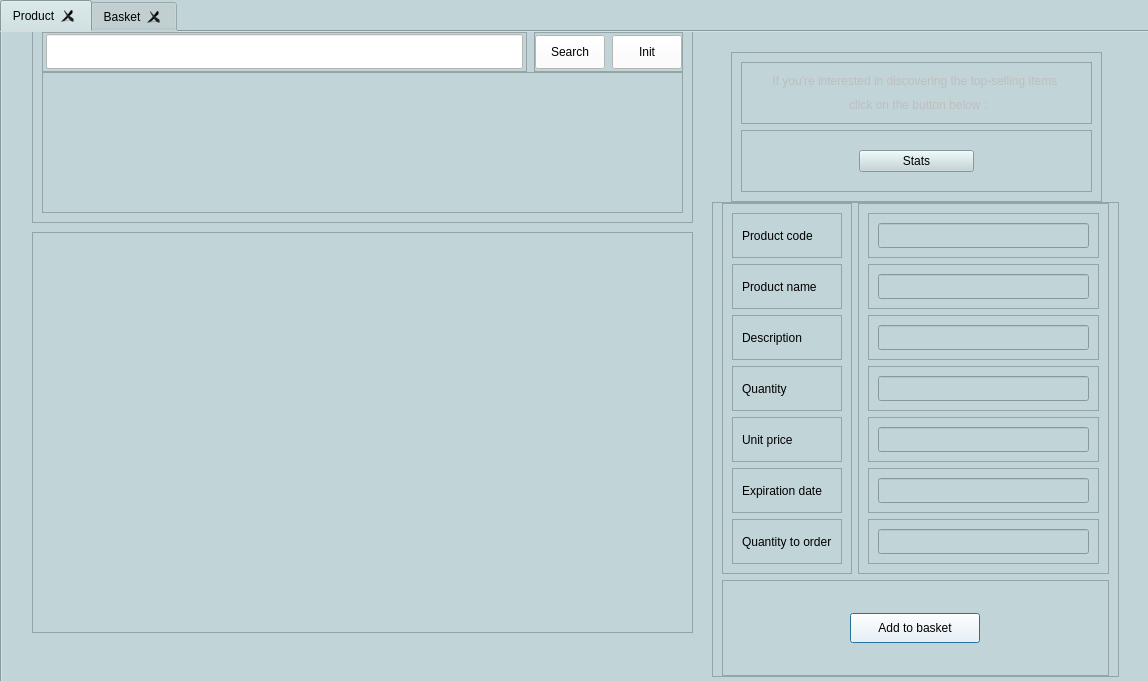
<?xml version="1.0" encoding="UTF-8"?>
<ui version="4.0">
 <class>UserDialog</class>
 <widget class="QDialog" name="UserDialog">
  <property name="geometry">
   <rect>
    <x>0</x>
    <y>0</y>
    <width>1148</width>
    <height>681</height>
   </rect>
  </property>
  <property name="windowTitle">
   <string>Dialog</string>
  </property>
  <property name="styleSheet">
   <string notr="true">background-color: #c1d4d7</string>
  </property>
  <widget class="QTabWidget" name="tabWidget">
   <property name="geometry">
    <rect>
     <x>0</x>
     <y>0</y>
     <width>1151</width>
     <height>691</height>
    </rect>
   </property>
   <property name="tabShape">
    <enum>QTabWidget::Rounded</enum>
   </property>
   <property name="currentIndex">
    <number>0</number>
   </property>
   <property name="iconSize">
    <size>
     <width>30</width>
     <height>30</height>
    </size>
   </property>
   <property name="tabsClosable">
    <bool>true</bool>
   </property>
   <widget class="QWidget" name="Produit">
    <attribute name="title">
     <string>Product</string>
    </attribute>
    <widget class="QTableView" name="tableView">
     <property name="geometry">
      <rect>
       <x>30</x>
       <y>200</y>
       <width>661</width>
       <height>401</height>
      </rect>
     </property>
    </widget>
    <widget class="QFrame" name="frame_9">
     <property name="geometry">
      <rect>
       <x>710</x>
       <y>170</y>
       <width>407</width>
       <height>475</height>
      </rect>
     </property>
     <property name="frameShape">
      <enum>QFrame::StyledPanel</enum>
     </property>
     <property name="frameShadow">
      <enum>QFrame::Raised</enum>
     </property>
     <layout class="QVBoxLayout" name="verticalLayout">
      <property name="topMargin">
       <number>0</number>
      </property>
      <property name="bottomMargin">
       <number>0</number>
      </property>
      <item>
       <layout class="QHBoxLayout" name="horizontalLayout">
        <item>
         <widget class="QFrame" name="frame_10">
          <property name="frameShape">
           <enum>QFrame::StyledPanel</enum>
          </property>
          <property name="frameShadow">
           <enum>QFrame::Raised</enum>
          </property>
          <layout class="QVBoxLayout" name="verticalLayout_7">
           <item>
            <layout class="QVBoxLayout" name="verticalLayout_6">
             <item>
              <widget class="QFrame" name="frame_18">
               <property name="frameShape">
                <enum>QFrame::StyledPanel</enum>
               </property>
               <property name="frameShadow">
                <enum>QFrame::Raised</enum>
               </property>
               <layout class="QHBoxLayout" name="horizontalLayout_2">
                <item>
                 <widget class="QLabel" name="label_2">
                  <property name="text">
                   <string>Product code</string>
                  </property>
                 </widget>
                </item>
               </layout>
              </widget>
             </item>
             <item>
              <widget class="QFrame" name="frame_17">
               <property name="frameShape">
                <enum>QFrame::StyledPanel</enum>
               </property>
               <property name="frameShadow">
                <enum>QFrame::Raised</enum>
               </property>
               <layout class="QHBoxLayout" name="horizontalLayout_3">
                <item>
                 <widget class="QLabel" name="label_4">
                  <property name="text">
                   <string>Product name</string>
                  </property>
                 </widget>
                </item>
               </layout>
              </widget>
             </item>
             <item>
              <widget class="QFrame" name="frame_16">
               <property name="frameShape">
                <enum>QFrame::StyledPanel</enum>
               </property>
               <property name="frameShadow">
                <enum>QFrame::Raised</enum>
               </property>
               <layout class="QHBoxLayout" name="horizontalLayout_4">
                <item>
                 <widget class="QLabel" name="label_8">
                  <property name="text">
                   <string>Description</string>
                  </property>
                 </widget>
                </item>
               </layout>
              </widget>
             </item>
             <item>
              <widget class="QFrame" name="frame_14">
               <property name="frameShape">
                <enum>QFrame::StyledPanel</enum>
               </property>
               <property name="frameShadow">
                <enum>QFrame::Raised</enum>
               </property>
               <layout class="QHBoxLayout" name="horizontalLayout_5">
                <item>
                 <widget class="QLabel" name="label_9">
                  <property name="text">
                   <string>Quantity</string>
                  </property>
                 </widget>
                </item>
               </layout>
              </widget>
             </item>
             <item>
              <widget class="QFrame" name="frame_12">
               <property name="frameShape">
                <enum>QFrame::StyledPanel</enum>
               </property>
               <property name="frameShadow">
                <enum>QFrame::Raised</enum>
               </property>
               <layout class="QHBoxLayout" name="horizontalLayout_6">
                <item>
                 <widget class="QLabel" name="label_10">
                  <property name="text">
                   <string>Unit price</string>
                  </property>
                 </widget>
                </item>
               </layout>
              </widget>
             </item>
             <item>
              <widget class="QFrame" name="frame_13">
               <property name="frameShape">
                <enum>QFrame::StyledPanel</enum>
               </property>
               <property name="frameShadow">
                <enum>QFrame::Raised</enum>
               </property>
               <layout class="QHBoxLayout" name="horizontalLayout_7">
                <item>
                 <widget class="QLabel" name="label_11">
                  <property name="text">
                   <string>Expiration date</string>
                  </property>
                 </widget>
                </item>
               </layout>
              </widget>
             </item>
             <item>
              <widget class="QFrame" name="frame_15">
               <property name="frameShape">
                <enum>QFrame::StyledPanel</enum>
               </property>
               <property name="frameShadow">
                <enum>QFrame::Raised</enum>
               </property>
               <layout class="QHBoxLayout" name="horizontalLayout_14">
                <item>
                 <widget class="QLabel" name="label_3">
                  <property name="text">
                   <string>Quantity to order</string>
                  </property>
                 </widget>
                </item>
               </layout>
              </widget>
             </item>
            </layout>
           </item>
          </layout>
         </widget>
        </item>
        <item>
         <widget class="QFrame" name="frame_11">
          <property name="frameShape">
           <enum>QFrame::StyledPanel</enum>
          </property>
          <property name="frameShadow">
           <enum>QFrame::Raised</enum>
          </property>
          <layout class="QVBoxLayout" name="verticalLayout_9">
           <item>
            <layout class="QVBoxLayout" name="verticalLayout_8">
             <item>
              <widget class="QFrame" name="frame_19">
               <property name="frameShape">
                <enum>QFrame::StyledPanel</enum>
               </property>
               <property name="frameShadow">
                <enum>QFrame::Raised</enum>
               </property>
               <layout class="QHBoxLayout" name="horizontalLayout_15">
                <item>
                 <widget class="QLineEdit" name="line_prod">
                  <property name="enabled">
                   <bool>false</bool>
                  </property>
                  <property name="minimumSize">
                   <size>
                    <width>0</width>
                    <height>25</height>
                   </size>
                  </property>
                 </widget>
                </item>
               </layout>
              </widget>
             </item>
             <item>
              <widget class="QFrame" name="frame_20">
               <property name="frameShape">
                <enum>QFrame::StyledPanel</enum>
               </property>
               <property name="frameShadow">
                <enum>QFrame::Raised</enum>
               </property>
               <layout class="QHBoxLayout" name="horizontalLayout_16">
                <item>
                 <widget class="QLineEdit" name="line_nom">
                  <property name="enabled">
                   <bool>false</bool>
                  </property>
                  <property name="minimumSize">
                   <size>
                    <width>0</width>
                    <height>25</height>
                   </size>
                  </property>
                 </widget>
                </item>
               </layout>
              </widget>
             </item>
             <item>
              <widget class="QFrame" name="frame_21">
               <property name="frameShape">
                <enum>QFrame::StyledPanel</enum>
               </property>
               <property name="frameShadow">
                <enum>QFrame::Raised</enum>
               </property>
               <layout class="QHBoxLayout" name="horizontalLayout_17">
                <item>
                 <widget class="QLineEdit" name="line_desc">
                  <property name="enabled">
                   <bool>false</bool>
                  </property>
                  <property name="minimumSize">
                   <size>
                    <width>0</width>
                    <height>25</height>
                   </size>
                  </property>
                 </widget>
                </item>
               </layout>
              </widget>
             </item>
             <item>
              <widget class="QFrame" name="frame_22">
               <property name="frameShape">
                <enum>QFrame::StyledPanel</enum>
               </property>
               <property name="frameShadow">
                <enum>QFrame::Raised</enum>
               </property>
               <layout class="QHBoxLayout" name="horizontalLayout_18">
                <item>
                 <widget class="QLineEdit" name="line_quan">
                  <property name="enabled">
                   <bool>false</bool>
                  </property>
                  <property name="minimumSize">
                   <size>
                    <width>0</width>
                    <height>25</height>
                   </size>
                  </property>
                 </widget>
                </item>
               </layout>
              </widget>
             </item>
             <item>
              <widget class="QFrame" name="frame_23">
               <property name="frameShape">
                <enum>QFrame::StyledPanel</enum>
               </property>
               <property name="frameShadow">
                <enum>QFrame::Raised</enum>
               </property>
               <layout class="QHBoxLayout" name="horizontalLayout_19">
                <item>
                 <widget class="QLineEdit" name="line_prix">
                  <property name="enabled">
                   <bool>false</bool>
                  </property>
                  <property name="minimumSize">
                   <size>
                    <width>0</width>
                    <height>25</height>
                   </size>
                  </property>
                 </widget>
                </item>
               </layout>
              </widget>
             </item>
             <item>
              <widget class="QFrame" name="frame_24">
               <property name="minimumSize">
                <size>
                 <width>0</width>
                 <height>25</height>
                </size>
               </property>
               <property name="frameShape">
                <enum>QFrame::StyledPanel</enum>
               </property>
               <property name="frameShadow">
                <enum>QFrame::Raised</enum>
               </property>
               <layout class="QHBoxLayout" name="horizontalLayout_20">
                <item>
                 <widget class="QLineEdit" name="line_date">
                  <property name="enabled">
                   <bool>false</bool>
                  </property>
                  <property name="minimumSize">
                   <size>
                    <width>0</width>
                    <height>25</height>
                   </size>
                  </property>
                 </widget>
                </item>
               </layout>
              </widget>
             </item>
             <item>
              <widget class="QFrame" name="frame_25">
               <property name="frameShape">
                <enum>QFrame::StyledPanel</enum>
               </property>
               <property name="frameShadow">
                <enum>QFrame::Raised</enum>
               </property>
               <layout class="QHBoxLayout" name="horizontalLayout_21">
                <item>
                 <widget class="QLineEdit" name="line_qtte">
                  <property name="minimumSize">
                   <size>
                    <width>0</width>
                    <height>25</height>
                   </size>
                  </property>
                 </widget>
                </item>
               </layout>
              </widget>
             </item>
            </layout>
           </item>
          </layout>
         </widget>
        </item>
       </layout>
      </item>
      <item>
       <widget class="QFrame" name="frame_26">
        <property name="frameShape">
         <enum>QFrame::StyledPanel</enum>
        </property>
        <property name="frameShadow">
         <enum>QFrame::Raised</enum>
        </property>
        <layout class="QHBoxLayout" name="horizontalLayout_22">
         <property name="leftMargin">
          <number>4</number>
         </property>
         <property name="topMargin">
          <number>4</number>
         </property>
         <property name="rightMargin">
          <number>4</number>
         </property>
         <property name="bottomMargin">
          <number>4</number>
         </property>
         <item>
          <widget class="QPushButton" name="commandButton">
           <property name="minimumSize">
            <size>
             <width>0</width>
             <height>30</height>
            </size>
           </property>
           <property name="maximumSize">
            <size>
             <width>130</width>
             <height>16777215</height>
            </size>
           </property>
           <property name="styleSheet">
            <string notr="true">background-color: #ffffff</string>
           </property>
           <property name="text">
            <string>Add to basket</string>
           </property>
           <property name="icon">
            <iconset resource="Icons.qrc">
             <normaloff>:/new/Icons/Icons/shopping-cart.svg</normaloff>:/new/Icons/Icons/shopping-cart.svg</iconset>
           </property>
          </widget>
         </item>
        </layout>
       </widget>
      </item>
     </layout>
    </widget>
    <widget class="QFrame" name="frame_27">
     <property name="geometry">
      <rect>
       <x>729</x>
       <y>20</y>
       <width>371</width>
       <height>150</height>
      </rect>
     </property>
     <property name="frameShape">
      <enum>QFrame::StyledPanel</enum>
     </property>
     <property name="frameShadow">
      <enum>QFrame::Raised</enum>
     </property>
     <layout class="QHBoxLayout" name="horizontalLayout_23">
      <item>
       <layout class="QVBoxLayout" name="verticalLayout_10">
        <item>
         <widget class="QFrame" name="frame_28">
          <property name="minimumSize">
           <size>
            <width>0</width>
            <height>60</height>
           </size>
          </property>
          <property name="frameShape">
           <enum>QFrame::StyledPanel</enum>
          </property>
          <property name="frameShadow">
           <enum>QFrame::Raised</enum>
          </property>
          <layout class="QHBoxLayout" name="horizontalLayout_25">
           <property name="leftMargin">
            <number>4</number>
           </property>
           <property name="rightMargin">
            <number>4</number>
           </property>
           <item>
            <layout class="QVBoxLayout" name="verticalLayout_11">
             <item>
              <widget class="QLabel" name="label_14">
               <property name="enabled">
                <bool>false</bool>
               </property>
               <property name="text">
                <string>If you're interested in discovering the top-selling items </string>
               </property>
               <property name="alignment">
                <set>Qt::AlignCenter</set>
               </property>
              </widget>
             </item>
             <item>
              <widget class="QLabel" name="label_15">
               <property name="enabled">
                <bool>false</bool>
               </property>
               <property name="text">
                <string> click on the button below :</string>
               </property>
               <property name="alignment">
                <set>Qt::AlignCenter</set>
               </property>
              </widget>
             </item>
            </layout>
           </item>
          </layout>
         </widget>
        </item>
        <item>
         <widget class="QFrame" name="frame_29">
          <property name="frameShape">
           <enum>QFrame::StyledPanel</enum>
          </property>
          <property name="frameShadow">
           <enum>QFrame::Raised</enum>
          </property>
          <layout class="QHBoxLayout" name="horizontalLayout_24">
           <item>
            <widget class="QPushButton" name="button_stat">
             <property name="maximumSize">
              <size>
               <width>115</width>
               <height>16777215</height>
              </size>
             </property>
             <property name="text">
              <string>Stats</string>
             </property>
             <property name="icon">
              <iconset resource="Icons.qrc">
               <normaloff>:/new/Icons/Icons/bar-chart-2.svg</normaloff>:/new/Icons/Icons/bar-chart-2.svg</iconset>
             </property>
             <property name="autoDefault">
              <bool>false</bool>
             </property>
             <property name="default">
              <bool>false</bool>
             </property>
            </widget>
           </item>
          </layout>
         </widget>
        </item>
       </layout>
      </item>
     </layout>
    </widget>
    <widget class="QFrame" name="frame_30">
     <property name="geometry">
      <rect>
       <x>30</x>
       <y>-10</y>
       <width>661</width>
       <height>201</height>
      </rect>
     </property>
     <property name="frameShape">
      <enum>QFrame::StyledPanel</enum>
     </property>
     <property name="frameShadow">
      <enum>QFrame::Raised</enum>
     </property>
     <layout class="QHBoxLayout" name="horizontalLayout_28">
      <item>
       <layout class="QVBoxLayout" name="verticalLayout_12">
        <property name="spacing">
         <number>0</number>
        </property>
        <item>
         <layout class="QHBoxLayout" name="horizontalLayout_26">
          <property name="spacing">
           <number>7</number>
          </property>
          <item>
           <widget class="QFrame" name="frame_31">
            <property name="minimumSize">
             <size>
              <width>0</width>
              <height>20</height>
             </size>
            </property>
            <property name="maximumSize">
             <size>
              <width>500</width>
              <height>40</height>
             </size>
            </property>
            <property name="frameShape">
             <enum>QFrame::StyledPanel</enum>
            </property>
            <property name="frameShadow">
             <enum>QFrame::Raised</enum>
            </property>
            <layout class="QHBoxLayout" name="horizontalLayout_29">
             <property name="leftMargin">
              <number>3</number>
             </property>
             <property name="topMargin">
              <number>0</number>
             </property>
             <property name="rightMargin">
              <number>3</number>
             </property>
             <property name="bottomMargin">
              <number>0</number>
             </property>
             <item>
              <widget class="QLineEdit" name="Search_bar">
               <property name="minimumSize">
                <size>
                 <width>30</width>
                 <height>35</height>
                </size>
               </property>
               <property name="styleSheet">
                <string notr="true">background-color: #ffffff</string>
               </property>
               <property name="inputMask">
                <string/>
               </property>
              </widget>
             </item>
            </layout>
           </widget>
          </item>
          <item>
           <widget class="QFrame" name="frame_32">
            <property name="minimumSize">
             <size>
              <width>0</width>
              <height>40</height>
             </size>
            </property>
            <property name="maximumSize">
             <size>
              <width>150</width>
              <height>40</height>
             </size>
            </property>
            <property name="frameShape">
             <enum>QFrame::StyledPanel</enum>
            </property>
            <property name="frameShadow">
             <enum>QFrame::Raised</enum>
            </property>
            <layout class="QHBoxLayout" name="horizontalLayout_31">
             <property name="leftMargin">
              <number>0</number>
             </property>
             <property name="topMargin">
              <number>2</number>
             </property>
             <property name="rightMargin">
              <number>0</number>
             </property>
             <property name="bottomMargin">
              <number>2</number>
             </property>
             <item>
              <layout class="QHBoxLayout" name="horizontalLayout_30">
               <property name="spacing">
                <number>7</number>
               </property>
               <item>
                <widget class="QPushButton" name="SearchButton">
                 <property name="minimumSize">
                  <size>
                   <width>20</width>
                   <height>25</height>
                  </size>
                 </property>
                 <property name="maximumSize">
                  <size>
                   <width>70</width>
                   <height>40</height>
                  </size>
                 </property>
                 <property name="styleSheet">
                  <string notr="true">background-color: #ffffff</string>
                 </property>
                 <property name="text">
                  <string>Search</string>
                 </property>
                </widget>
               </item>
               <item>
                <widget class="QPushButton" name="InitButton">
                 <property name="minimumSize">
                  <size>
                   <width>0</width>
                   <height>25</height>
                  </size>
                 </property>
                 <property name="maximumSize">
                  <size>
                   <width>70</width>
                   <height>40</height>
                  </size>
                 </property>
                 <property name="styleSheet">
                  <string notr="true">background-color: #ffffff</string>
                 </property>
                 <property name="text">
                  <string>Init</string>
                 </property>
                </widget>
               </item>
              </layout>
             </item>
            </layout>
            <zorder></zorder>
           </widget>
          </item>
         </layout>
        </item>
        <item>
         <widget class="QFrame" name="frame_33">
          <property name="minimumSize">
           <size>
            <width>0</width>
            <height>100</height>
           </size>
          </property>
          <property name="frameShape">
           <enum>QFrame::StyledPanel</enum>
          </property>
          <property name="frameShadow">
           <enum>QFrame::Raised</enum>
          </property>
          <layout class="QHBoxLayout" name="horizontalLayout_27">
           <item>
            <widget class="QTreeView" name="treeView">
             <property name="enabled">
              <bool>true</bool>
             </property>
             <property name="sizePolicy">
              <sizepolicy hsizetype="Expanding" vsizetype="Expanding">
               <horstretch>0</horstretch>
               <verstretch>0</verstretch>
              </sizepolicy>
             </property>
             <property name="minimumSize">
              <size>
               <width>0</width>
               <height>90</height>
              </size>
             </property>
             <property name="font">
              <font>
               <pointsize>9</pointsize>
              </font>
             </property>
             <property name="frameShape">
              <enum>QFrame::NoFrame</enum>
             </property>
             <property name="frameShadow">
              <enum>QFrame::Plain</enum>
             </property>
             <property name="lineWidth">
              <number>0</number>
             </property>
             <property name="sizeAdjustPolicy">
              <enum>QAbstractScrollArea::AdjustIgnored</enum>
             </property>
             <property name="autoScrollMargin">
              <number>20</number>
             </property>
             <property name="editTriggers">
              <set>QAbstractItemView::NoEditTriggers</set>
             </property>
             <property name="autoExpandDelay">
              <number>-1</number>
             </property>
             <property name="indentation">
              <number>25</number>
             </property>
             <property name="rootIsDecorated">
              <bool>true</bool>
             </property>
             <property name="uniformRowHeights">
              <bool>true</bool>
             </property>
             <property name="sortingEnabled">
              <bool>false</bool>
             </property>
             <property name="animated">
              <bool>true</bool>
             </property>
             <property name="allColumnsShowFocus">
              <bool>false</bool>
             </property>
             <property name="wordWrap">
              <bool>false</bool>
             </property>
             <attribute name="headerVisible">
              <bool>false</bool>
             </attribute>
             <attribute name="headerMinimumSectionSize">
              <number>61</number>
             </attribute>
             <attribute name="headerStretchLastSection">
              <bool>false</bool>
             </attribute>
            </widget>
           </item>
          </layout>
         </widget>
        </item>
       </layout>
      </item>
     </layout>
    </widget>
   </widget>
   <widget class="QWidget" name="Panier">
    <attribute name="title">
     <string>Basket</string>
    </attribute>
    <widget class="QTableView" name="tableView_2">
     <property name="geometry">
      <rect>
       <x>30</x>
       <y>30</y>
       <width>551</width>
       <height>401</height>
      </rect>
     </property>
    </widget>
    <widget class="QFrame" name="frame">
     <property name="geometry">
      <rect>
       <x>640</x>
       <y>10</y>
       <width>471</width>
       <height>441</height>
      </rect>
     </property>
     <property name="frameShape">
      <enum>QFrame::StyledPanel</enum>
     </property>
     <property name="frameShadow">
      <enum>QFrame::Raised</enum>
     </property>
     <layout class="QVBoxLayout" name="verticalLayout_2">
      <item>
       <widget class="QFrame" name="frame_2">
        <property name="frameShape">
         <enum>QFrame::StyledPanel</enum>
        </property>
        <property name="frameShadow">
         <enum>QFrame::Raised</enum>
        </property>
        <layout class="QVBoxLayout" name="verticalLayout_3">
         <item>
          <widget class="QFrame" name="frame_4">
           <property name="frameShape">
            <enum>QFrame::StyledPanel</enum>
           </property>
           <property name="frameShadow">
            <enum>QFrame::Raised</enum>
           </property>
           <layout class="QVBoxLayout" name="verticalLayout_4">
            <item>
             <widget class="QLabel" name="label">
              <property name="enabled">
               <bool>false</bool>
              </property>
              <property name="font">
               <font>
                <pointsize>10</pointsize>
                <weight>75</weight>
                <bold>true</bold>
               </font>
              </property>
              <property name="text">
               <string>CART SUMMARY:</string>
              </property>
             </widget>
            </item>
           </layout>
          </widget>
         </item>
         <item>
          <widget class="QFrame" name="frame_6">
           <property name="frameShape">
            <enum>QFrame::StyledPanel</enum>
           </property>
           <property name="frameShadow">
            <enum>QFrame::Raised</enum>
           </property>
           <layout class="QHBoxLayout" name="horizontalLayout_9">
            <item>
             <layout class="QHBoxLayout" name="horizontalLayout_8">
              <item>
               <widget class="QLabel" name="label_5">
                <property name="enabled">
                 <bool>false</bool>
                </property>
                <property name="font">
                 <font>
                  <pointsize>9</pointsize>
                  <weight>75</weight>
                  <italic>false</italic>
                  <bold>true</bold>
                  <underline>false</underline>
                  <strikeout>false</strikeout>
                 </font>
                </property>
                <property name="text">
                 <string>Subtotal</string>
                </property>
               </widget>
              </item>
              <item>
               <widget class="QLabel" name="label_sum">
                <property name="enabled">
                 <bool>false</bool>
                </property>
                <property name="maximumSize">
                 <size>
                  <width>150</width>
                  <height>16777215</height>
                 </size>
                </property>
                <property name="font">
                 <font>
                  <pointsize>13</pointsize>
                 </font>
                </property>
                <property name="layoutDirection">
                 <enum>Qt::LeftToRight</enum>
                </property>
                <property name="text">
                 <string>0</string>
                </property>
                <property name="alignment">
                 <set>Qt::AlignRight|Qt::AlignTrailing|Qt::AlignVCenter</set>
                </property>
               </widget>
              </item>
              <item>
               <widget class="QLabel" name="label_6">
                <property name="enabled">
                 <bool>false</bool>
                </property>
                <property name="maximumSize">
                 <size>
                  <width>40</width>
                  <height>16777215</height>
                 </size>
                </property>
                <property name="font">
                 <font>
                  <pointsize>9</pointsize>
                  <weight>75</weight>
                  <italic>false</italic>
                  <bold>true</bold>
                  <underline>false</underline>
                  <strikeout>false</strikeout>
                 </font>
                </property>
                <property name="text">
                 <string>TND</string>
                </property>
               </widget>
              </item>
             </layout>
            </item>
           </layout>
          </widget>
         </item>
         <item>
          <widget class="QFrame" name="frame_5">
           <property name="frameShape">
            <enum>QFrame::StyledPanel</enum>
           </property>
           <property name="frameShadow">
            <enum>QFrame::Raised</enum>
           </property>
           <layout class="QHBoxLayout" name="horizontalLayout_10">
            <item>
             <widget class="QLabel" name="label_7">
              <property name="enabled">
               <bool>false</bool>
              </property>
              <property name="font">
               <font>
                <italic>true</italic>
               </font>
              </property>
              <property name="text">
               <string>Free shipping !</string>
              </property>
             </widget>
            </item>
           </layout>
          </widget>
         </item>
        </layout>
       </widget>
      </item>
      <item>
       <widget class="QPushButton" name="Commander_button">
        <property name="minimumSize">
         <size>
          <width>0</width>
          <height>50</height>
         </size>
        </property>
        <property name="sizeIncrement">
         <size>
          <width>0</width>
          <height>0</height>
         </size>
        </property>
        <property name="text">
         <string>Confirm order</string>
        </property>
       </widget>
      </item>
      <item>
       <widget class="QFrame" name="frame_7">
        <property name="frameShape">
         <enum>QFrame::StyledPanel</enum>
        </property>
        <property name="frameShadow">
         <enum>QFrame::Raised</enum>
        </property>
        <layout class="QHBoxLayout" name="horizontalLayout_12">
         <item>
          <widget class="QFrame" name="frame_8">
           <property name="frameShape">
            <enum>QFrame::StyledPanel</enum>
           </property>
           <property name="frameShadow">
            <enum>QFrame::Raised</enum>
           </property>
           <layout class="QHBoxLayout" name="horizontalLayout_13">
            <item>
             <widget class="QPushButton" name="pushButton">
              <property name="text">
               <string>Cancel order</string>
              </property>
             </widget>
            </item>
           </layout>
          </widget>
         </item>
        </layout>
       </widget>
      </item>
      <item alignment="Qt::AlignBottom">
       <widget class="QFrame" name="frame_3">
        <property name="minimumSize">
         <size>
          <width>0</width>
          <height>50</height>
         </size>
        </property>
        <property name="frameShape">
         <enum>QFrame::StyledPanel</enum>
        </property>
        <property name="frameShadow">
         <enum>QFrame::Raised</enum>
        </property>
        <layout class="QHBoxLayout" name="horizontalLayout_11">
         <item>
          <layout class="QVBoxLayout" name="verticalLayout_5">
           <item>
            <widget class="QLabel" name="label_12">
             <property name="enabled">
              <bool>false</bool>
             </property>
             <property name="font">
              <font>
               <pointsize>10</pointsize>
               <weight>75</weight>
               <bold>true</bold>
              </font>
             </property>
             <property name="text">
              <string>Refund is easy !</string>
             </property>
             <property name="alignment">
              <set>Qt::AlignCenter</set>
             </property>
            </widget>
           </item>
           <item>
            <widget class="QLabel" name="label_13">
             <property name="enabled">
              <bool>false</bool>
             </property>
             <property name="text">
              <string>Refund within 10 days</string>
             </property>
             <property name="alignment">
              <set>Qt::AlignCenter</set>
             </property>
            </widget>
           </item>
          </layout>
         </item>
        </layout>
       </widget>
      </item>
     </layout>
    </widget>
   </widget>
  </widget>
 </widget>
 <resources>
  <include location="Icons.qrc"/>
 </resources>
 <connections/>
</ui>
